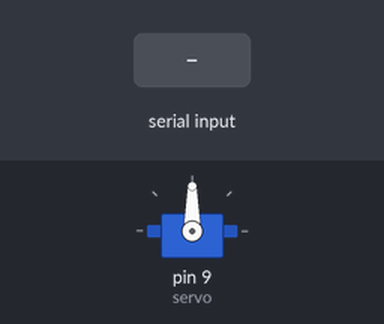
Bench run of a sketch on a simulated Arduino Uno, built with avr-gcc and run on an emulated ATmega328P. Parts: servo. The test bench sets the inputs (shaded band).

Above: at 1.2 s.
1.3 s: "5\n" received over Serial
At 2.2 s:
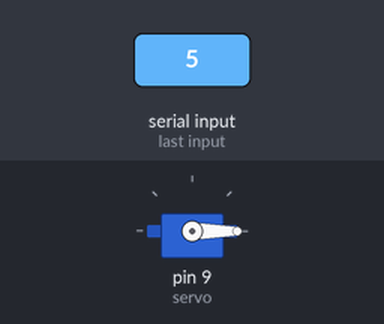
2.8 s: "200\n" received over Serial
At 3.5 s:
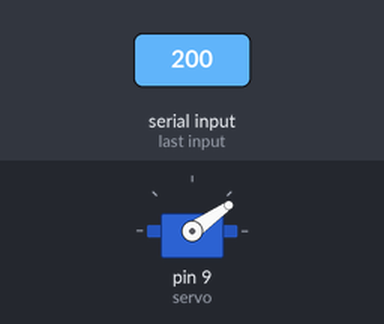
Timing chart, 0 to 5.8 s (numbered marks = the images above; inputs shaded):
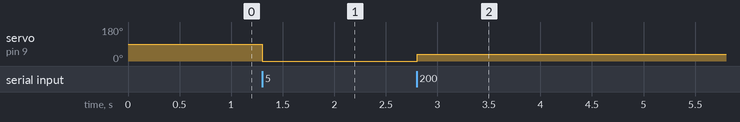

The sketch:

two-board-servo.uno2.ino
```cpp
// Reference solution, board 2: read lines of 0..1023 on RX (D0) and set the SG90 on D9 to 0..180 degrees.
#include <Servo.h>

Servo servo;
long value = 0;
bool any = false;

void setup() {
  Serial.begin(9600);
  servo.attach(9);
}

void loop() {
  while (Serial.available()) {
    char c = Serial.read();
    if (c >= '0' && c <= '9') {
      value = value * 10 + (c - '0');
      any = true;
    } else if (c == '\n') {
      if (any && value <= 1023) servo.write(map(value, 0, 1023, 0, 180));
      value = 0;
      any = false;
    }
  }
}
```

Measured:
- after the input at 1.3 s, servo on pin 9 (servo): 90° → 0° at once
- after the input at 2.8 s, servo on pin 9 (servo): 0° → 35° at once
